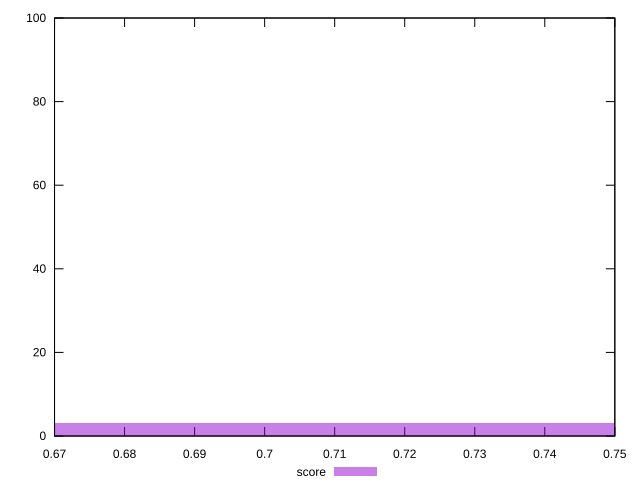

The script that saved this image:
reset

$score <<EOF
0.8 97
0.7000000000000001 3
EOF

set key outside below
set boxwidth 0.1
set xrange [0.67:0.75]
set yrange [0:100]
set trange [0:100]
set style fill transparent solid 0.5 noborder
set terminal svg size 640, 490 enhanced background rgb 'white'
set output "report_00022_2021-02-20T12:08:46.964Z/uses-text-compression/samples/pages+cached+noadtech/score/histogram.svg"

plot $score title "score" with boxes

reset
